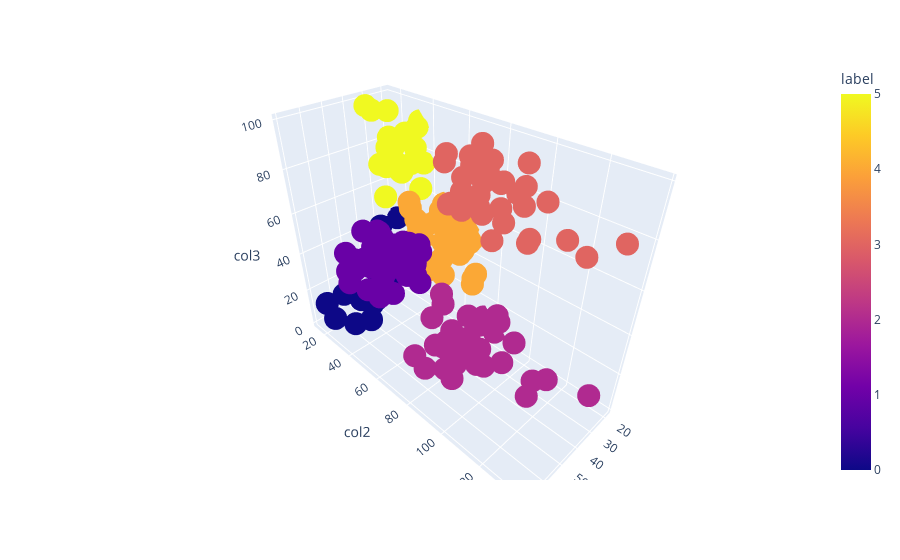

The notebook cell this image was saved under:
### Code cell
fig = px.scatter_3d(df, x = "col1", y = "col2", z = "col3", color ="label")
fig.show()

### Figure 1 — Plotly figure (JSON) as saved in the notebook; plotly's stock layout.template omitted (floating-point values rounded to 4 significant figures; data arrays with more than 128 entries replaced by an {"elided": "..."} marker saying what was removed)
{"data": [{"hovertemplate": "col1=%{x}<br>col2=%{y}<br>col3=%{z}<br>label=%{marker.color}<extra></extra>", "legendgroup": "", "marker": {"color": {"elided": "200 int values"}, "coloraxis": "coloraxis", "symbol": "circle"}, "mode": "markers", "name": "", "scene": "scene", "showlegend": false, "type": "scatter3d", "x": {"elided": "200 int values"}, "y": {"elided": "200 int values"}, "z": {"elided": "200 int values"}}], "layout": {"coloraxis": {"colorbar": {"title": {"text": "label"}}, "colorscale": [[0, "#0d0887"], [0.1111, "#46039f"], [0.2222, "#7201a8"], [0.3333, "#9c179e"], [0.4444, "#bd3786"], [0.5556, "#d8576b"], [0.6667, "#ed7953"], [0.7778, "#fb9f3a"], [0.8889, "#fdca26"], [1, "#f0f921"]]}, "legend": {"tracegroupgap": 0}, "margin": {"t": 60}, "scene": {"domain": {"x": [0, 1], "y": [0, 1]}, "xaxis": {"title": {"text": "col1"}}, "yaxis": {"title": {"text": "col2"}}, "zaxis": {"title": {"text": "col3"}}}}}
